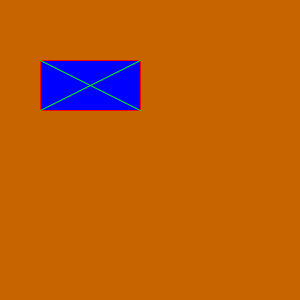
Frame 1 (no input)
Frame 60 (the mouse pressed at the canvas centre just before this capture): identical to frame 1, image omitted
Frame 120 (the mouse held since frame 60 and released just before this capture): identical to frame 1, image omitted

The Processing sketch that drew this single still picture (run headless with seeded random() and noise(); from frame 60 on, the mouse is pressed at the canvas centre):

// Processing sketch: tp2
// ── tp2.pde
void setup() {
  size(300, 300);
}

void draw() {

  croix();
}

void croix() {
 background(200, 100, 0);
 fill(0,0,255);
 stroke(255,0,0);
 rect(40,60,100,50);
 stroke(0,255,0);
 line(40,60,140,110);
 line(140,60,40,110);
}
